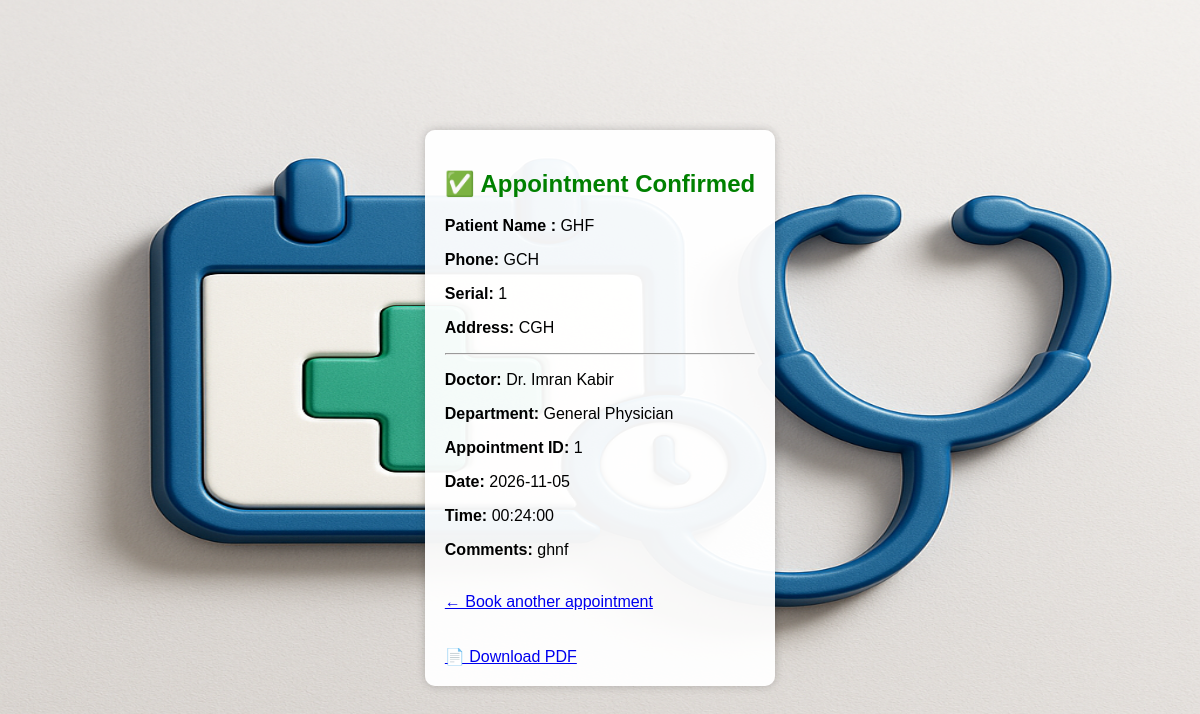
The app's page /appointment-success.php?id=1 (signed in) with its own data.
### tables this page shows
CREATE TABLE `appointments` (
  `id` int(11) NOT NULL,
  `user_id` int(11) DEFAULT NULL,
  `doctor_id` int(11) DEFAULT NULL,
  `appointment_date` date DEFAULT NULL,
  `appointment_time` time DEFAULT NULL,
  `comments` text DEFAULT NULL
);

CREATE TABLE `users` (
  `id` int(11) NOT NULL,
  `role` varchar(50) NOT NULL,
  `name` varchar(100) NOT NULL,
  `email` varchar(100) NOT NULL,
  `phone` varchar(20) DEFAULT NULL,
  `address` text DEFAULT NULL,
  `office` varchar(100) DEFAULT NULL,
  `password` varchar(255) NOT NULL,
  `created_at` timestamp NOT NULL DEFAULT current_timestamp(),
  `reset_token` varchar(255) DEFAULT NULL,
  `token_expiry` datetime DEFAULT NULL,
  `serial_number` int(11) DEFAULT 0
);

CREATE TABLE `doctors` (
  `id` int(11) NOT NULL,
  `name` varchar(100) DEFAULT NULL,
  `department` varchar(100) DEFAULT NULL
);

### appointment-success.php (the view, shortened to what this page needs)
<?php
include('db.php');
$user_id = $_SESSION['user_id'];
$appointment_id = intval($_GET['id']);
$sql = "SELECT a.*,
               d.name AS doctor_name, d.department,
               u.name AS patient_name, u.phone, u.serial_number, u.address
        FROM appointments a
        JOIN doctors d ON a.doctor_id = d.id
        JOIN users u ON a.user_id = u.id
        WHERE a.id = $appointment_id AND a.user_id = $user_id";
$result = mysqli_query($conn, $sql);
if (mysqli_num_rows($result) == 1) {
    $row = mysqli_fetch_assoc($result);
} else {
    die("Appointment not found or access denied.");
}
?>
<!DOCTYPE html>
<html>
<head>
</head>
<body>
    <div class="card">
        <h2>✅ Appointment Confirmed</h2>
        <p><strong>Patient Name :</strong> <?= htmlspecialchars($row['patient_name']); ?> </p>
        <p><strong>Phone:</strong> <?= htmlspecialchars($row['phone']); ?></p>
        <p><strong>Serial:</strong> <?= htmlspecialchars($row['id']); ?></p>
        <p><strong>Address:</strong> <?= htmlspecialchars($row['address']); ?></p>
        <hr>
        <p><strong>Doctor:</strong> <?= htmlspecialchars($row['doctor_name']); ?> </p>
        <p><strong>Department:</strong> <?= htmlspecialchars($row['department']); ?></p>
        <p><strong>Appointment ID:</strong> <?= htmlspecialchars($row['id']); ?></p>
        <p><strong>Date:</strong> <?= htmlspecialchars($row['appointment_date']); ?></p>
        <p><strong>Time:</strong> <?= htmlspecialchars($row['appointment_time']); ?></p>
        <p><strong>Comments:</strong> <?= htmlspecialchars($row['comments']); ?></p>
        <br><a href="appointment.php">← Book another appointment</a>
     <br>
    <br><br>
    <a href="generate-pdf.php?id=<?= $appointment_id ?>" class="btn">📄 Download PDF</a>
  </div>
</body>
</html>

### appointment-success.php (style rules this page uses)
body { font-family: Arial, sans-serif; display: flex; justify-content: center; align-items: center; height: 100vh; background-image: url('SASIM.png'); background-repeat: no-repeat; background-attachment: fixed; background-size: 100% 100%; }
.card { background: rgba(255,255,255,0.95); padding: 20px; border-radius: 10px; max-width: 600px; margin: auto; box-shadow: 0 0 10px rgba(0,0,0,0.2); }
h2 { color: green; }

### records on screen
appointments: user.name "GHF", user.phone "GCH", id "1", user.address "CGH", doctor.name "Dr. Imran Kabir", doctor.department "General Physician", appointment_date "2026-11-05", appointment_time "00:24:00", comments "ghnf"
